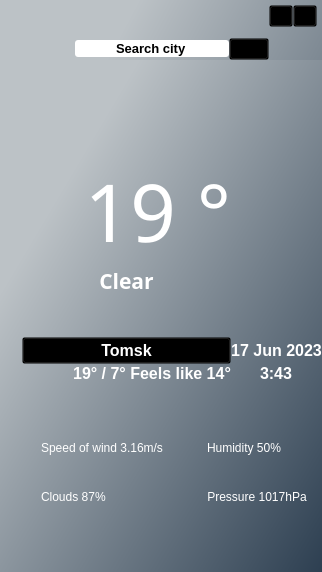
<?xml version="1.0" encoding="UTF-8"?>
<ui version="4.0">
 <class>MainWindow</class>
 <widget class="QMainWindow" name="MainWindow">
  <property name="geometry">
   <rect>
    <x>0</x>
    <y>0</y>
    <width>322</width>
    <height>572</height>
   </rect>
  </property>
  <property name="windowTitle">
   <string>MainWindow</string>
  </property>
  <property name="styleSheet">
   <string notr="true">QLineEdit{
	
	background-color: rgb(255, 85, 127);

    border:none;
	border-radius: 3px;
}
</string>
  </property>
  <widget class="QWidget" name="centralwidget">
   <property name="styleSheet">
    <string notr="true">background-color: qlineargradient(spread:pad, x1:0.199, y1:0.244318, x2:1, y2:1, stop:0 rgba(188,194,198), stop:1 rgba(45,63,81));

color: rgb(255, 255, 255);
</string>
   </property>
   <layout class="QGridLayout" name="gridLayout">
    <property name="leftMargin">
     <number>0</number>
    </property>
    <property name="topMargin">
     <number>0</number>
    </property>
    <property name="rightMargin">
     <number>0</number>
    </property>
    <property name="bottomMargin">
     <number>0</number>
    </property>
    <property name="spacing">
     <number>0</number>
    </property>
    <item row="1" column="0">
     <widget class="QStackedWidget" name="stackedWidget">
      <property name="currentIndex">
       <number>1</number>
      </property>
      <widget class="QWidget" name="widget_4"/>
      <widget class="QWidget" name="page_2">
       <layout class="QGridLayout" name="gridLayout_4">
        <property name="leftMargin">
         <number>0</number>
        </property>
        <property name="topMargin">
         <number>0</number>
        </property>
        <property name="rightMargin">
         <number>0</number>
        </property>
        <property name="bottomMargin">
         <number>0</number>
        </property>
        <property name="spacing">
         <number>0</number>
        </property>
        <item row="0" column="0">
         <widget class="QWidget" name="widget_2" native="true">
          <property name="minimumSize">
           <size>
            <width>0</width>
            <height>350</height>
           </size>
          </property>
          <property name="maximumSize">
           <size>
            <width>16777215</width>
            <height>300</height>
           </size>
          </property>
          <property name="styleSheet">
           <string notr="true">background-color: transparent;</string>
          </property>
          <layout class="QGridLayout" name="gridLayout_3">
           <property name="leftMargin">
            <number>0</number>
           </property>
           <property name="topMargin">
            <number>0</number>
           </property>
           <property name="rightMargin">
            <number>0</number>
           </property>
           <property name="bottomMargin">
            <number>0</number>
           </property>
           <property name="spacing">
            <number>0</number>
           </property>
           <item row="1" column="1">
            <spacer name="horizontalSpacer_4">
             <property name="orientation">
              <enum>Qt::Horizontal</enum>
             </property>
             <property name="sizeHint" stdset="0">
              <size>
               <width>40</width>
               <height>20</height>
              </size>
             </property>
            </spacer>
           </item>
           <item row="1" column="2" alignment="Qt::AlignHCenter|Qt::AlignTop">
            <widget class="QLabel" name="currentTempLabel">
             <property name="font">
              <font>
               <family>Impact</family>
               <pointsize>60</pointsize>
              </font>
             </property>
             <property name="layoutDirection">
              <enum>Qt::RightToLeft</enum>
             </property>
             <property name="styleSheet">
              <string notr="true">background-color: transparent;</string>
             </property>
             <property name="text">
              <string>   19 °</string>
             </property>
             <property name="alignment">
              <set>Qt::AlignCenter</set>
             </property>
            </widget>
           </item>
           <item row="0" column="3" rowspan="3">
            <widget class="QLabel" name="label_3">
             <property name="sizePolicy">
              <sizepolicy hsizetype="Fixed" vsizetype="Fixed">
               <horstretch>0</horstretch>
               <verstretch>0</verstretch>
              </sizepolicy>
             </property>
             <property name="minimumSize">
              <size>
               <width>60</width>
               <height>60</height>
              </size>
             </property>
             <property name="maximumSize">
              <size>
               <width>200</width>
               <height>270</height>
              </size>
             </property>
             <property name="styleSheet">
              <string notr="true">background-color: transparent;</string>
             </property>
             <property name="text">
              <string/>
             </property>
             <property name="pixmap">
              <pixmap resource="../static/resources.qrc">:/image/images/rain.gif</pixmap>
             </property>
             <property name="scaledContents">
              <bool>true</bool>
             </property>
             <property name="alignment">
              <set>Qt::AlignCenter</set>
             </property>
             <property name="wordWrap">
              <bool>false</bool>
             </property>
            </widget>
           </item>
           <item row="6" column="2" alignment="Qt::AlignRight|Qt::AlignTop">
            <widget class="QLabel" name="tempLabel">
             <property name="font">
              <font>
               <family>Arial</family>
               <pointsize>12</pointsize>
               <weight>75</weight>
               <bold>true</bold>
              </font>
             </property>
             <property name="styleSheet">
              <string notr="true">background-color: transparent;</string>
             </property>
             <property name="text">
              <string>19° / 7° Feels like 14°</string>
             </property>
             <property name="alignment">
              <set>Qt::AlignCenter</set>
             </property>
            </widget>
           </item>
           <item row="3" column="2">
            <widget class="QPushButton" name="cityLabel">
             <property name="font">
              <font>
               <family>Arial</family>
               <pointsize>12</pointsize>
               <weight>75</weight>
               <bold>true</bold>
              </font>
             </property>
             <property name="mouseTracking">
              <bool>false</bool>
             </property>
             <property name="focusPolicy">
              <enum>Qt::TabFocus</enum>
             </property>
             <property name="contextMenuPolicy">
              <enum>Qt::NoContextMenu</enum>
             </property>
             <property name="layoutDirection">
              <enum>Qt::LeftToRight</enum>
             </property>
             <property name="autoFillBackground">
              <bool>false</bool>
             </property>
             <property name="text">
              <string>Tomsk</string>
             </property>
             <property name="icon">
              <iconset resource="../static/resources.qrc">
               <normaloff>:/icons/icons/map-pin (1).svg</normaloff>:/icons/icons/map-pin (1).svg</iconset>
             </property>
             <property name="iconSize">
              <size>
               <width>16</width>
               <height>16</height>
              </size>
             </property>
             <property name="autoRepeat">
              <bool>false</bool>
             </property>
            </widget>
           </item>
           <item row="2" column="2" alignment="Qt::AlignTop">
            <widget class="QLabel" name="skyLabel">
             <property name="font">
              <font>
               <family>Arial Black</family>
               <pointsize>16</pointsize>
               <weight>75</weight>
               <bold>true</bold>
              </font>
             </property>
             <property name="layoutDirection">
              <enum>Qt::RightToLeft</enum>
             </property>
             <property name="styleSheet">
              <string notr="true">background-color: transparent;</string>
             </property>
             <property name="text">
              <string>Clear</string>
             </property>
             <property name="alignment">
              <set>Qt::AlignCenter</set>
             </property>
            </widget>
           </item>
           <item row="6" column="3" alignment="Qt::AlignHCenter|Qt::AlignTop">
            <widget class="QLabel" name="tmeLabel">
             <property name="font">
              <font>
               <family>Arial</family>
               <pointsize>12</pointsize>
               <weight>75</weight>
               <bold>true</bold>
              </font>
             </property>
             <property name="text">
              <string>3:43</string>
             </property>
            </widget>
           </item>
           <item row="3" column="3">
            <widget class="QLabel" name="dateLabel">
             <property name="font">
              <font>
               <family>Arial</family>
               <pointsize>12</pointsize>
               <weight>75</weight>
               <bold>true</bold>
              </font>
             </property>
             <property name="text">
              <string>17 Jun 2023</string>
             </property>
             <property name="alignment">
              <set>Qt::AlignCenter</set>
             </property>
            </widget>
           </item>
          </layout>
         </widget>
        </item>
        <item row="1" column="0">
         <widget class="QWidget" name="widget_3" native="true">
          <property name="styleSheet">
           <string notr="true">background-color: transparent;
font: 75 8pt &quot;Arial&quot;;</string>
          </property>
          <layout class="QGridLayout" name="gridLayout_5">
           <property name="leftMargin">
            <number>0</number>
           </property>
           <property name="topMargin">
            <number>0</number>
           </property>
           <property name="rightMargin">
            <number>0</number>
           </property>
           <property name="bottomMargin">
            <number>6</number>
           </property>
           <property name="horizontalSpacing">
            <number>10</number>
           </property>
           <property name="verticalSpacing">
            <number>4</number>
           </property>
           <item row="1" column="2" alignment="Qt::AlignTop">
            <widget class="QLabel" name="cloudsLabel">
             <property name="text">
              <string>Clouds 87%</string>
             </property>
            </widget>
           </item>
           <item row="1" column="5" colspan="2" alignment="Qt::AlignLeft|Qt::AlignTop">
            <widget class="QLabel" name="pressureLabel">
             <property name="text">
              <string>Pressure 1017hPa</string>
             </property>
             <property name="alignment">
              <set>Qt::AlignCenter</set>
             </property>
            </widget>
           </item>
           <item row="0" column="0" alignment="Qt::AlignRight">
            <widget class="QLabel" name="label_13">
             <property name="text">
              <string/>
             </property>
             <property name="pixmap">
              <pixmap resource="../static/resources.qrc">:/icons/icons/140-1405202_windy-weather-icon-wind-weather-symbols-clipart 1.svg</pixmap>
             </property>
             <property name="alignment">
              <set>Qt::AlignCenter</set>
             </property>
            </widget>
           </item>
           <item row="1" column="0" alignment="Qt::AlignRight|Qt::AlignTop">
            <widget class="QLabel" name="label_14">
             <property name="text">
              <string/>
             </property>
             <property name="pixmap">
              <pixmap resource="../static/resources.qrc">:/icons/icons/cloud.svg</pixmap>
             </property>
            </widget>
           </item>
           <item row="1" column="4" alignment="Qt::AlignRight|Qt::AlignTop">
            <widget class="QLabel" name="label_12">
             <property name="layoutDirection">
              <enum>Qt::RightToLeft</enum>
             </property>
             <property name="text">
              <string/>
             </property>
             <property name="pixmap">
              <pixmap resource="../static/resources.qrc">:/icons/icons/Group.svg</pixmap>
             </property>
            </widget>
           </item>
           <item row="0" column="5">
            <widget class="QLabel" name="humidityLabel">
             <property name="text">
              <string>Humidity 50%</string>
             </property>
            </widget>
           </item>
           <item row="0" column="4">
            <widget class="QLabel" name="label_2">
             <property name="maximumSize">
              <size>
               <width>24</width>
               <height>16777215</height>
              </size>
             </property>
             <property name="text">
              <string/>
             </property>
             <property name="pixmap">
              <pixmap resource="../static/resources.qrc">:/icons/icons/droplet.svg</pixmap>
             </property>
             <property name="scaledContents">
              <bool>false</bool>
             </property>
            </widget>
           </item>
           <item row="0" column="2" colspan="2">
            <widget class="QLabel" name="speedLabel">
             <property name="text">
              <string>Speed of wind 3.16m/s</string>
             </property>
            </widget>
           </item>
          </layout>
         </widget>
        </item>
       </layout>
      </widget>
     </widget>
    </item>
    <item row="0" column="0">
     <widget class="QWidget" name="widget" native="true">
      <property name="minimumSize">
       <size>
        <width>40</width>
        <height>60</height>
       </size>
      </property>
      <property name="styleSheet">
       <string notr="true">background-color: transparent;</string>
      </property>
      <layout class="QGridLayout" name="gridLayout_2">
       <property name="leftMargin">
        <number>5</number>
       </property>
       <property name="topMargin">
        <number>5</number>
       </property>
       <property name="rightMargin">
        <number>5</number>
       </property>
       <property name="bottomMargin">
        <number>0</number>
       </property>
       <property name="spacing">
        <number>0</number>
       </property>
       <item row="2" column="0" rowspan="2">
        <spacer name="horizontalSpacer_2">
         <property name="orientation">
          <enum>Qt::Horizontal</enum>
         </property>
         <property name="sizeType">
          <enum>QSizePolicy::Fixed</enum>
         </property>
         <property name="sizeHint" stdset="0">
          <size>
           <width>70</width>
           <height>20</height>
          </size>
         </property>
        </spacer>
       </item>
       <item row="3" column="1" colspan="3">
        <widget class="QLineEdit" name="citySearch">
         <property name="font">
          <font>
           <family>Arial</family>
           <pointsize>10</pointsize>
           <weight>75</weight>
           <bold>true</bold>
          </font>
         </property>
         <property name="styleSheet">
          <string notr="true">color: rgb(0, 0, 0);
background-color: rgb(255, 255, 255);</string>
         </property>
         <property name="inputMask">
          <string/>
         </property>
         <property name="text">
          <string>Search city</string>
         </property>
         <property name="alignment">
          <set>Qt::AlignCenter</set>
         </property>
        </widget>
       </item>
       <item row="3" column="7">
        <widget class="QPushButton" name="searchButton">
         <property name="text">
          <string/>
         </property>
         <property name="icon">
          <iconset resource="../static/resources.qrc">
           <normaloff>:/icons/icons/search.svg</normaloff>:/icons/icons/search.svg</iconset>
         </property>
         <property name="iconSize">
          <size>
           <width>20</width>
           <height>20</height>
          </size>
         </property>
         <property name="autoRepeat">
          <bool>false</bool>
         </property>
         <property name="autoExclusive">
          <bool>false</bool>
         </property>
        </widget>
       </item>
       <item row="0" column="1">
        <spacer name="horizontalSpacer">
         <property name="orientation">
          <enum>Qt::Horizontal</enum>
         </property>
         <property name="sizeType">
          <enum>QSizePolicy::Fixed</enum>
         </property>
         <property name="sizeHint" stdset="0">
          <size>
           <width>80</width>
           <height>20</height>
          </size>
         </property>
        </spacer>
       </item>
       <item row="0" column="8">
        <widget class="QPushButton" name="rollUpButton">
         <property name="maximumSize">
          <size>
           <width>24</width>
           <height>24</height>
          </size>
         </property>
         <property name="layoutDirection">
          <enum>Qt::LeftToRight</enum>
         </property>
         <property name="text">
          <string/>
         </property>
         <property name="icon">
          <iconset resource="../static/resources.qrc">
           <normaloff>:/icons/icons/minus.svg</normaloff>:/icons/icons/minus.svg</iconset>
         </property>
         <property name="iconSize">
          <size>
           <width>24</width>
           <height>24</height>
          </size>
         </property>
        </widget>
       </item>
       <item row="0" column="9">
        <widget class="QPushButton" name="closeButton">
         <property name="maximumSize">
          <size>
           <width>24</width>
           <height>24</height>
          </size>
         </property>
         <property name="layoutDirection">
          <enum>Qt::RightToLeft</enum>
         </property>
         <property name="text">
          <string/>
         </property>
         <property name="icon">
          <iconset resource="../static/resources.qrc">
           <normaloff>:/icons/icons/x.svg</normaloff>:/icons/icons/x.svg</iconset>
         </property>
         <property name="iconSize">
          <size>
           <width>24</width>
           <height>24</height>
          </size>
         </property>
         <property name="autoDefault">
          <bool>false</bool>
         </property>
         <property name="default">
          <bool>false</bool>
         </property>
         <property name="flat">
          <bool>false</bool>
         </property>
        </widget>
       </item>
       <item row="0" column="0">
        <widget class="QLabel" name="label">
         <property name="maximumSize">
          <size>
           <width>90</width>
           <height>45</height>
          </size>
         </property>
         <property name="text">
          <string/>
         </property>
         <property name="pixmap">
          <pixmap resource="../static/resources.qrc">:/image/images/raccoon.png</pixmap>
         </property>
         <property name="scaledContents">
          <bool>false</bool>
         </property>
        </widget>
       </item>
      </layout>
     </widget>
    </item>
   </layout>
  </widget>
 </widget>
 <resources>
  <include location="../static/resources.qrc"/>
 </resources>
 <connections/>
</ui>
